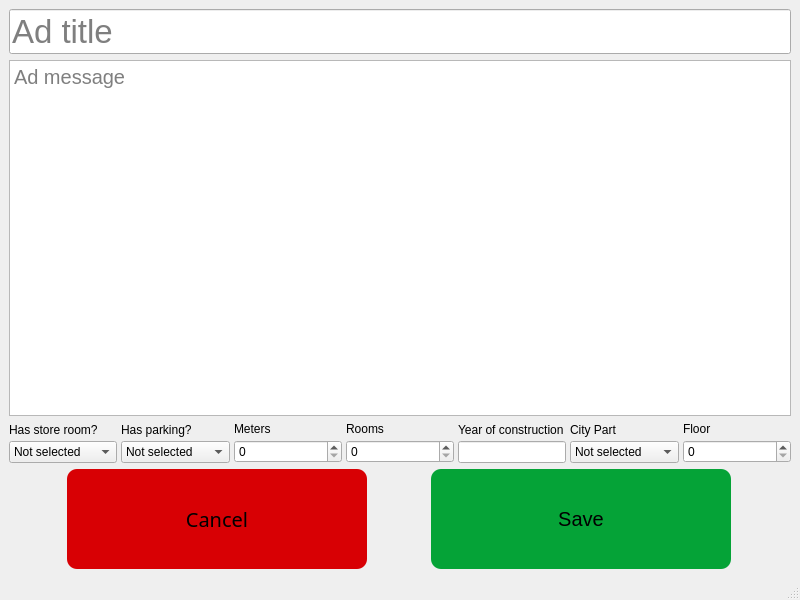
<?xml version="1.0" encoding="UTF-8"?>
<ui version="4.0">
 <class>MainWindow</class>
 <widget class="QMainWindow" name="MainWindow">
  <property name="geometry">
   <rect>
    <x>0</x>
    <y>0</y>
    <width>800</width>
    <height>600</height>
   </rect>
  </property>
  <property name="windowTitle">
   <string>MainWindow</string>
  </property>
  <property name="styleSheet">
   <string notr="true"/>
  </property>
  <widget class="QWidget" name="centralwidget">
   <layout class="QVBoxLayout" name="verticalLayout_2">
    <item>
     <layout class="QVBoxLayout" name="verticalLayout">
      <item>
       <widget class="QLineEdit" name="EditCreatePostTitle">
        <property name="font">
         <font>
          <pointsize>25</pointsize>
         </font>
        </property>
        <property name="placeholderText">
         <string>Ad title</string>
        </property>
       </widget>
      </item>
      <item>
       <widget class="QTextEdit" name="EditCreatePostMessage">
        <property name="font">
         <font>
          <pointsize>15</pointsize>
         </font>
        </property>
        <property name="placeholderText">
         <string>Ad message</string>
        </property>
       </widget>
      </item>
      <item>
       <layout class="QHBoxLayout" name="horizontalLayout_4">
        <item>
         <layout class="QHBoxLayout" name="horizontalLayout_2">
          <property name="spacing">
           <number>4</number>
          </property>
          <item>
           <layout class="QVBoxLayout" name="verticalLayout_9">
            <item>
             <widget class="QLabel" name="label_7">
              <property name="text">
               <string>Has store room?</string>
              </property>
             </widget>
            </item>
            <item>
             <widget class="QComboBox" name="StoreCombo">
              <item>
               <property name="text">
                <string>Not selected</string>
               </property>
              </item>
              <item>
               <property name="text">
                <string>Yes</string>
               </property>
              </item>
              <item>
               <property name="text">
                <string>No</string>
               </property>
              </item>
             </widget>
            </item>
           </layout>
          </item>
          <item>
           <layout class="QVBoxLayout" name="verticalLayout_10">
            <item>
             <widget class="QLabel" name="label_8">
              <property name="text">
               <string>Has parking?</string>
              </property>
             </widget>
            </item>
            <item>
             <widget class="QComboBox" name="ParkingCombo">
              <item>
               <property name="text">
                <string>Not selected</string>
               </property>
              </item>
              <item>
               <property name="text">
                <string>Yes</string>
               </property>
              </item>
              <item>
               <property name="text">
                <string>No</string>
               </property>
              </item>
             </widget>
            </item>
           </layout>
          </item>
          <item>
           <layout class="QVBoxLayout" name="verticalLayout_4">
            <item>
             <widget class="QLabel" name="label_2">
              <property name="text">
               <string>Meters</string>
              </property>
             </widget>
            </item>
            <item>
             <widget class="QSpinBox" name="MeterSpin"/>
            </item>
           </layout>
          </item>
          <item>
           <layout class="QVBoxLayout" name="verticalLayout_5">
            <item>
             <widget class="QLabel" name="label_3">
              <property name="text">
               <string>Rooms</string>
              </property>
             </widget>
            </item>
            <item>
             <widget class="QSpinBox" name="RoomSpin"/>
            </item>
           </layout>
          </item>
          <item>
           <layout class="QVBoxLayout" name="verticalLayout_6">
            <item>
             <widget class="QLabel" name="label_4">
              <property name="text">
               <string>Year of construction</string>
              </property>
             </widget>
            </item>
            <item>
             <widget class="QLineEdit" name="lineEdit">
              <property name="sizePolicy">
               <sizepolicy hsizetype="Minimum" vsizetype="Fixed">
                <horstretch>0</horstretch>
                <verstretch>0</verstretch>
               </sizepolicy>
              </property>
             </widget>
            </item>
           </layout>
          </item>
          <item>
           <layout class="QVBoxLayout" name="verticalLayout_3">
            <item>
             <widget class="QLabel" name="label">
              <property name="text">
               <string>City Part</string>
              </property>
             </widget>
            </item>
            <item>
             <widget class="QComboBox" name="CityPartCombo">
              <item>
               <property name="text">
                <string>Not selected</string>
               </property>
              </item>
              <item>
               <property name="text">
                <string>North</string>
               </property>
              </item>
              <item>
               <property name="text">
                <string>South</string>
               </property>
              </item>
              <item>
               <property name="text">
                <string>East</string>
               </property>
              </item>
              <item>
               <property name="text">
                <string>West</string>
               </property>
              </item>
             </widget>
            </item>
           </layout>
          </item>
          <item>
           <layout class="QVBoxLayout" name="verticalLayout_7">
            <item>
             <widget class="QLabel" name="label_5">
              <property name="text">
               <string>Floor</string>
              </property>
             </widget>
            </item>
            <item>
             <widget class="QSpinBox" name="spinBox"/>
            </item>
           </layout>
          </item>
         </layout>
        </item>
       </layout>
      </item>
      <item>
       <layout class="QHBoxLayout" name="horizontalLayout">
        <item>
         <widget class="QPushButton" name="EditCreateCancelbtn">
          <property name="sizePolicy">
           <sizepolicy hsizetype="Minimum" vsizetype="Expanding">
            <horstretch>0</horstretch>
            <verstretch>0</verstretch>
           </sizepolicy>
          </property>
          <property name="maximumSize">
           <size>
            <width>300</width>
            <height>100</height>
           </size>
          </property>
          <property name="font">
           <font>
            <family>Noto Sans</family>
            <pointsize>15</pointsize>
           </font>
          </property>
          <property name="styleSheet">
           <string notr="true">background-color: rgb(216, 0, 4);
border-radius: 10px;
padding: 0px 5px;</string>
          </property>
          <property name="text">
           <string>Cancel</string>
          </property>
         </widget>
        </item>
        <item>
         <widget class="QPushButton" name="EditCreateSavebtn">
          <property name="sizePolicy">
           <sizepolicy hsizetype="Minimum" vsizetype="Expanding">
            <horstretch>0</horstretch>
            <verstretch>0</verstretch>
           </sizepolicy>
          </property>
          <property name="maximumSize">
           <size>
            <width>300</width>
            <height>100</height>
           </size>
          </property>
          <property name="font">
           <font>
            <pointsize>15</pointsize>
           </font>
          </property>
          <property name="styleSheet">
           <string notr="true">background-color: rgb(5, 163, 55);
border-radius: 10px;
padding: 0px 5px;</string>
          </property>
          <property name="text">
           <string>Save</string>
          </property>
         </widget>
        </item>
       </layout>
      </item>
     </layout>
    </item>
   </layout>
  </widget>
  <widget class="QMenuBar" name="menubar">
   <property name="geometry">
    <rect>
     <x>0</x>
     <y>0</y>
     <width>800</width>
     <height>22</height>
    </rect>
   </property>
  </widget>
  <widget class="QStatusBar" name="statusbar"/>
 </widget>
 <resources>
  <include location="bg.qrc"/>
 </resources>
 <connections/>
</ui>
